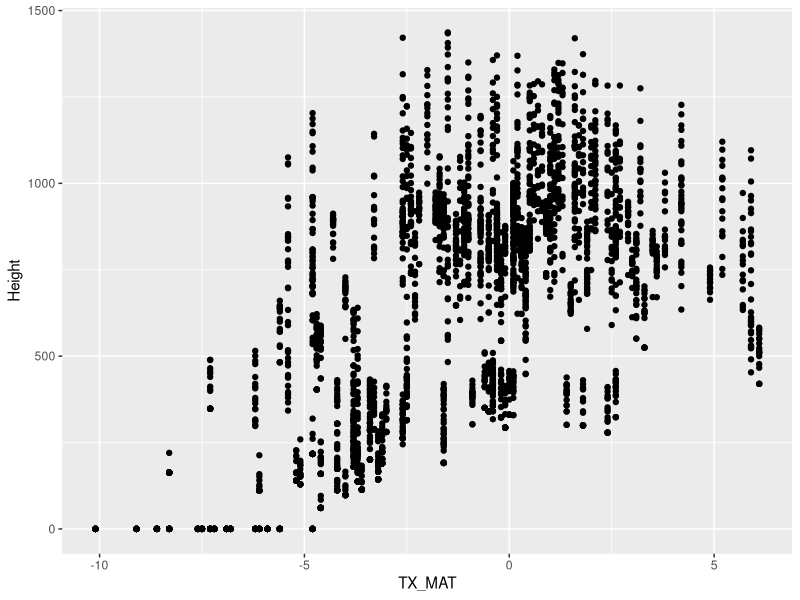
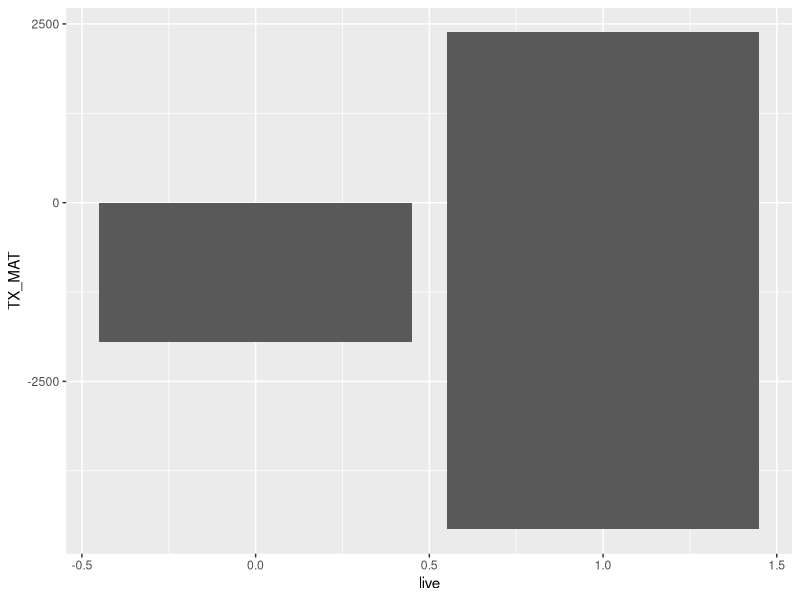
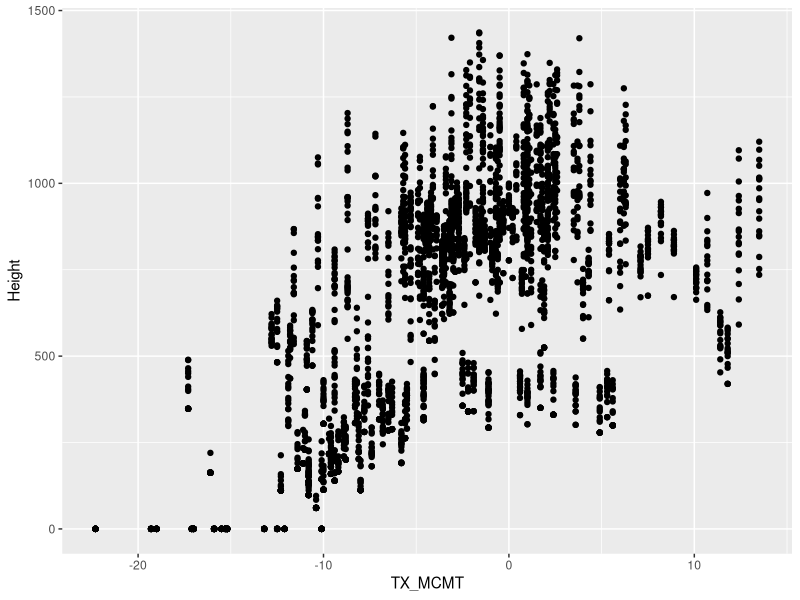
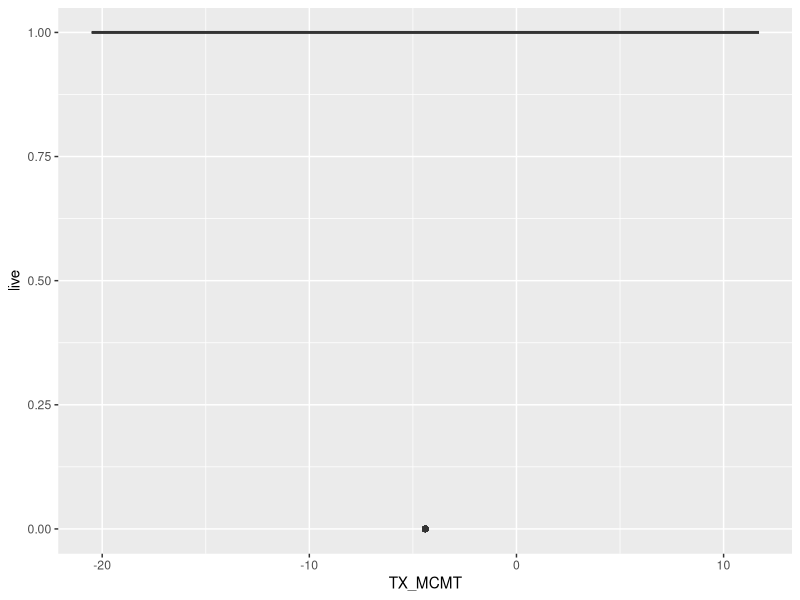
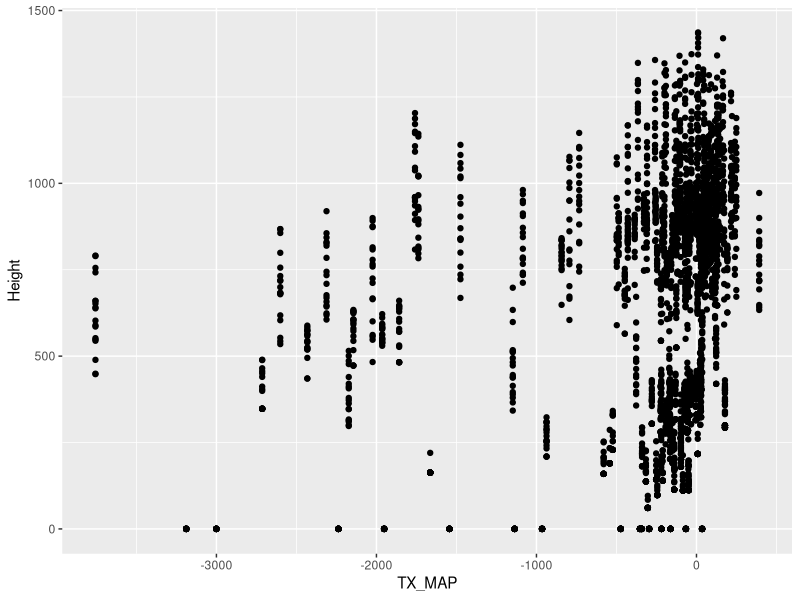
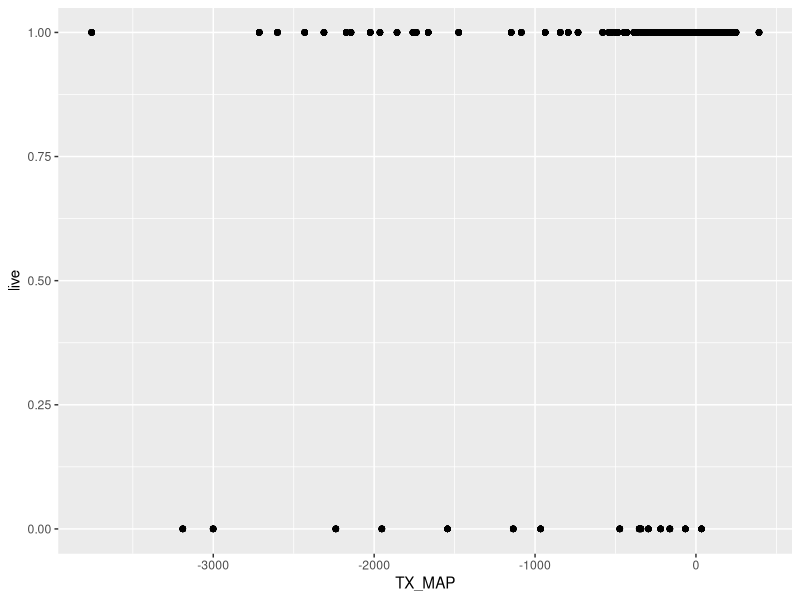
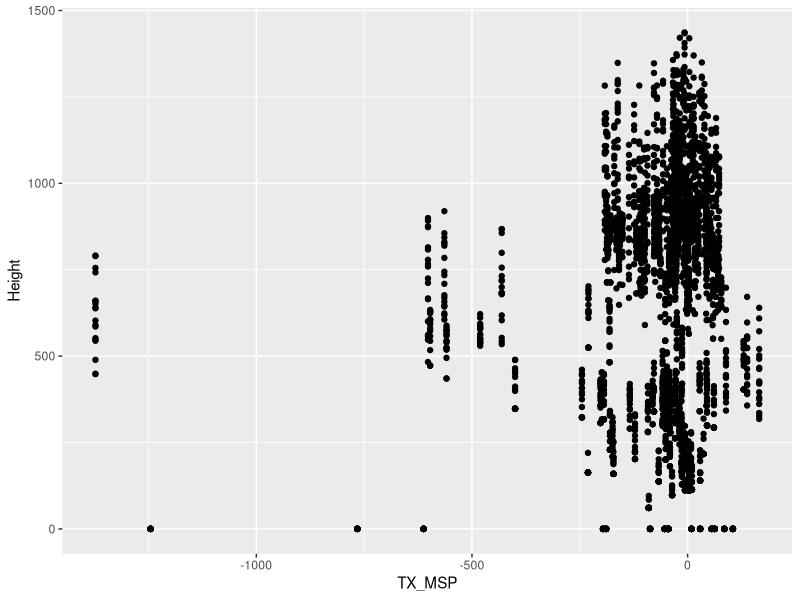
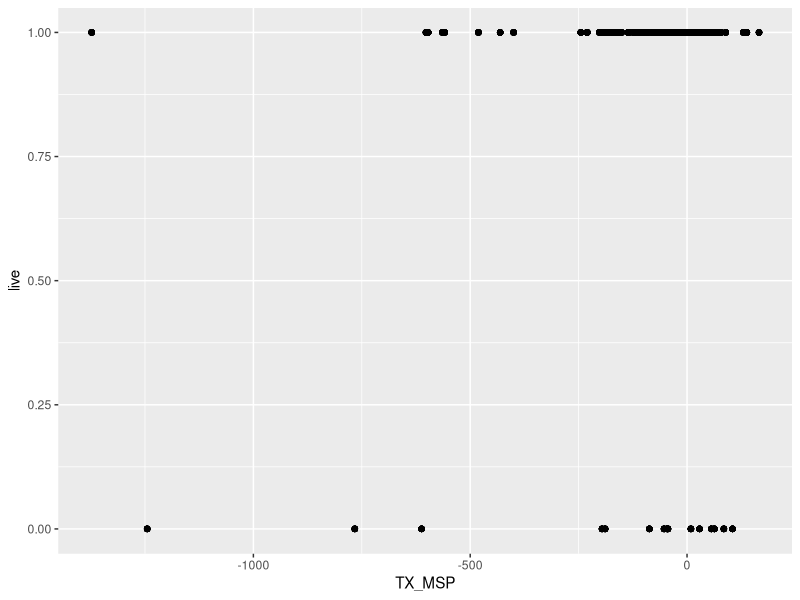

Reproduce these figures in R, in order.
#### Modeling and fitting variables ####

setwd("/Users/gracefields/Desktop/REX")

sxData <- read.csv("Sx.htdata.csv")

library(dplyr)
library(ggplot2)
library(gridExtra)

##### Create TD Variables #####

sxData <- within(sxData, {
  TX_MCMT <- S_MCMT - P_MCMT
  TX_MAT <- S_MAT - P_MAT
  TX_Lat <- S_Latitude - P_Latitude
  TX_MAP <- S_MAP - P_MAP
  TX_MSP <- S_MSP - P_MSP
  TX_Lon <- S_Longitude - P_Longitude
  TX_Elev <- S_Elevation - P_Elevation })

sxData$TX_lnMAP <- log(sxData$S_MAP) - log(sxData$P_MAP)
sxData$TX_lnMSP <- log(sxData$S_MSP) - log(sxData$P_MSP)

# sxData$TX_lnMAT <- log(sxData$S_MAT) - log(sxData$P_MAT)
# sxData$TX_lnMCMT <- log(sxData$S_MCMT) - log(sxData$P_MCMT)

sxData$TX_lnLat <- log(sxData$S_Latitude) - log(sxData$P_Latitude)
# sxData$TX_lnLon <- log(sxData$S_Longitude) - log(sxData$P_Longitude)

sxData$TX_lnElev <- log(sxData$S_Elevation) - log(sxData$P_Elevation)


#### Plotting/visualizing data ####

ggplot(data = sxData, aes(x = TX_MAT, y = Height)) + geom_point()
ggplot(data = sxData, aes(y = TX_MAT, x = live)) + geom_bar(stat ="identity")

ggplot(data = sxData, aes(x = TX_MCMT, y = Height)) + geom_point()
ggplot(data = sxData, aes(x = TX_MCMT, y = live)) + geom_boxplot()

ggplot(data = sxData, aes(x = TX_MAP, y = Height)) + geom_point()
ggplot(data = sxData, aes(x = TX_MAP, y = live)) + geom_point()

ggplot(data = sxData, aes(x = TX_MSP, y = Height)) + geom_point()
ggplot(data = sxData, aes(x = TX_MSP, y = live)) + geom_point()

ggplot(data = sxData, aes(x = TX_Lat, y = Height)) + geom_point()
ggplot(data = sxData, aes(x = TX_Lat, y = live)) + geom_point()

ggplot(data = sxData, aes(x = TX_Lon, y = Height)) + geom_point()
ggplot(data = sxData, aes(x = TX_Lon, y = live)) + geom_point()

ggplot(data = sxData, aes(x = TX_Elev, y = Height)) + geom_point()
ggplot(data = sxData, aes(x = TX_Elev, y = live)) + geom_point()

##### Model Fitting #####

# TEMPERATURE #

  model.1 <- lm(Height ~ TX_MCMT + I(TX_MCMT^2), data = sxData) 
    sum.1 <- summary(model.1)
    sum.1 
  # R squared 0.49, standard error 253 #

  model.2 <- lm(Height ~ TX_MCMT + I(TX_MCMT^2) + P_MAT + I(P_MAT^2), data = sxData)
    sum.2 <- summary(model.2)
    sum.2
  # R squared 0.83, standard error 147.7 #

  model.8 <- lm(Height ~ TX_MAT + I(TX_MAT^2) + S_MCMT + I(S_MCMT^2), data = sxData)
    sum.8 <- summary(model.8)
    sum.8
  # R squared 0.83, standard error 147.3 #

# PRECIPITATION #

  model.3 <- lm(Height ~ TX_MAP + I(TX_MAP^2) + P_MSP + I(P_MSP^2), data = sxData)
    sum.3 <- summary(model.3)
    sum.3
  # R squared 0.13, standard error 333 #

  model.4 <- lm(Height ~ TX_MAP + I(TX_MAP^2) + S_MSP + I(S_MSP^2), data = sxData)
    sum.4 <- summary(model.4)
    sum.4
  # R squared 0.79, standard error 163.5 #

  model.5 <- lm(Height ~ TX_lnMAP + I(TX_lnMAP^2) + S_MSP + I(S_MSP^2), data = sxData)
    sum.5 <- summary(model.5)
    sum.5
  # R squared 0.79, standard error 164.1 #

  model.6 <- lm(live ~ TX_lnMSP + I(TX_lnMSP^2) + S_MAP + I(S_MAP^2), data = sxData)
    sum.6 <- summary(model.6)
    sum.6
  # R squared 0.2114, standard error 0.2455 #

  model.7 <- lm(live ~ TX_lnMAP + I(TX_lnMAP^2) + S_MSP + I(S_MSP^2), data = sxData)
    sum.7 <- summary(model.7)
    sum.7
  # R squared 0.2553, standard error 0.2385 #
    
# LONG/LAT/ELEV #
    
  model.9 <- lm(live ~ TX_lnLat + I(TX_lnLat^2) + S_Longitude + I(S_Longitude^2), data = sxData)
    sum.9 <- summary(model.9)
    sum.9
   # R squared 0.2553, standard error 0.2385 #
    
    model.10 <- lm(Height ~ TX_lnLat + I(TX_lnLat^2) + S_Longitude + I(S_Longitude^2), data = sxData)
    sum.10 <- summary(model.10)
    sum.10
    # R squared 161.7, standard error 0.79 #
  
